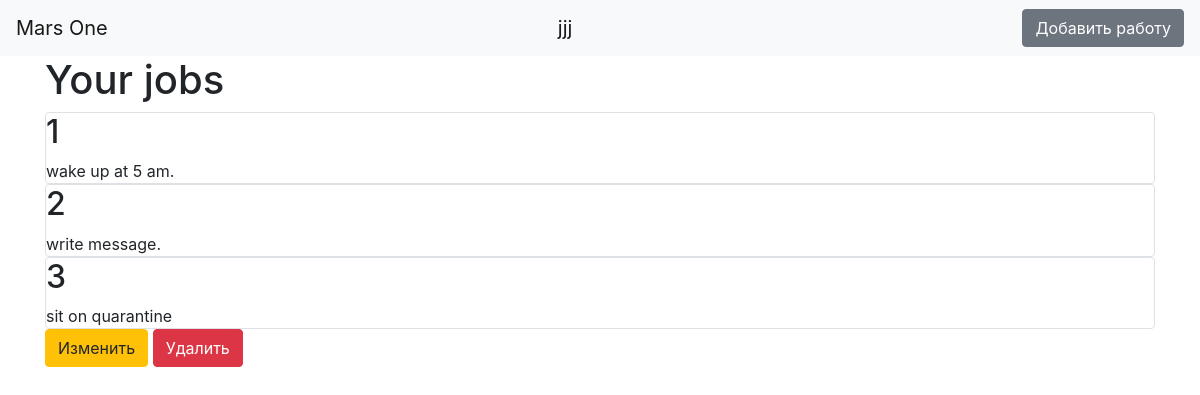
Screenshot of / (signed in) with the database file from the repository.
### data/users.py (models this page shows, shortened)
class User(SqlAlchemyBase, UserMixin):
    __tablename__ = 'users'
    id = sqlalchemy.Column(sqlalchemy.Integer,
                           primary_key=True, autoincrement=True)
    surname = sqlalchemy.Column(sqlalchemy.String, nullable=True)
    name = sqlalchemy.Column(sqlalchemy.String, nullable=True)
    age = sqlalchemy.Column(sqlalchemy.Integer, nullable=True)
    about = sqlalchemy.Column(sqlalchemy.String, nullable=True)
    position = sqlalchemy.Column(sqlalchemy.String, nullable=True)
    speciality = sqlalchemy.Column(sqlalchemy.String, nullable=True)
    address = sqlalchemy.Column(sqlalchemy.String, nullable=True)
    email = sqlalchemy.Column(sqlalchemy.String,
                              index=True, unique=True, nullable=True)
    hashed_password = sqlalchemy.Column(sqlalchemy.String, nullable=True)
    modified_date = sqlalchemy.Column(sqlalchemy.DateTime,
                                      default=datetime.datetime.now)
    job = orm.relation("Jobs", back_populates='user')

### data/jobs.py (models this page shows)
class Jobs(SqlAlchemyBase):
    __tablename__ = 'jobs'
    id = sqlalchemy.Column(sqlalchemy.Integer,
                           primary_key=True, autoincrement=True)
    team_leader = sqlalchemy.Column(sqlalchemy.Integer, nullable=True)
    job = sqlalchemy.Column(sqlalchemy.String, nullable=True)
    work_size = sqlalchemy.Column(sqlalchemy.Integer, nullable=True)
    collaborators = sqlalchemy.Column(sqlalchemy.String, nullable=True)
    start_date = sqlalchemy.Column(sqlalchemy.DateTime,
                                   default=datetime.datetime.now)
    end_date = sqlalchemy.Column(sqlalchemy.DateTime,
                                 default=datetime.datetime.now)
    is_finished = sqlalchemy.Column(sqlalchemy.Boolean)
    team_leader = sqlalchemy.Column(sqlalchemy.Integer,
                                    sqlalchemy.ForeignKey("users.id"))
    user = orm.relation('User')

### serv.py (the view)
@app.route("/")
def index():
    session = db_session.create_session()
    jobs = session.query(Jobs)
    return render_template("index.html", news=jobs)

### data/db_session.py (called while the page is built)
def create_session() -> Session:
    global __factory
    return __factory()

### serv.py (called while the page is built)
@login_manager.user_loader
def load_user(user_id):
    session = db_session.create_session()
    return session.query(User).get(user_id)

### templates/index.html
{% extends "base.html" %}
{% block content %}
<h1>Your jobs</h1>
{% for item in news%}
<nav>
    {% if current_user.is_authenticated %}
    <div class="col-md6 border rounded">
    <h2>{{item.id}}</h2>
    <div>
        {{item.job}}
    </div>
    </div>
{% endif %}
    {% if current_user.is_authenticated and current_user == item.user or current_user.is_authenticated and current_user.id == 1 %}
    <div>
        <a href="/jobs/{{ item.id }}" class="btn btn-warning">Изменить</a>
        <a href="/jobs_delete/{{ item.id }}" class="btn btn-danger">Удалить</a>
    </div>
{% endif %}
</nav>
{% endfor %}
{% endblock %}

### templates/base.html (shortened to what this page needs)
<!doctype html>
<html lang="en">
<head>
    <link rel="stylesheet"
          href="https://stackpath.bootstrapcdn.com/bootstrap/4.4.1/css/bootstrap.min.css"
>
</head>
<body>
<header>
    <nav class="navbar navbar-light bg-light">
        <a class="navbar-brand" href="#">Mars One</a>
        {% if current_user.is_authenticated %}
        <a class="navbar-brand" href="/logout">{{ current_user.name }}</a>
        <a href="/add_job" class="btn btn-secondary">Добавить работу</a>
        {% else %}
        <p>
            <a class="btn btn-primary " href="/register">Зарегистрироваться</a>
            <a class="btn btn-success" href="/login">Войти</a>
        </p>
        {% endif %}
    </nav>
</header>
<main role="main" class="container">
    {% block content %}{% endblock %}
</main>
</body>
</html>

### rows the page displays
User: name "jjj"
Jobs: id "1", job "wake up at 5 am."
Jobs: id "2", job "write message."
Jobs: id "3", job "sit on quarantine"
